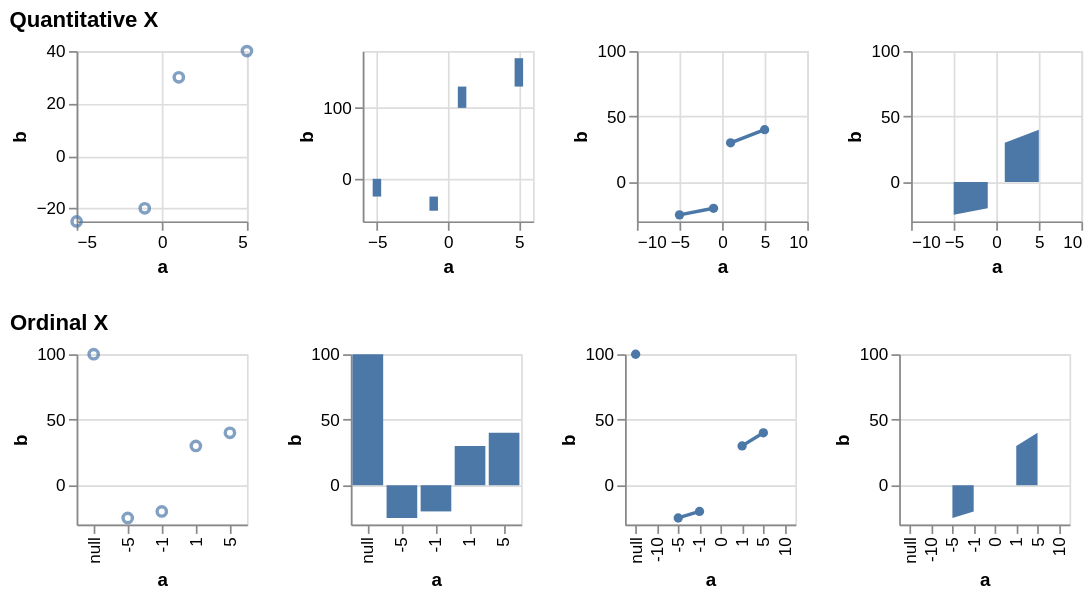

Here is the Vega-Lite specification saved for this chart:
### Vega specification from a JSON file in a GitHub repository (floating-point values rounded to 4 significant figures)
{"$schema": "https://vega.github.io/schema/vega/v6.json", "description": "Testing invalid", "background": "white", "padding": 5, "data": [{"name": "source_0", "values": [{"a": null, "b": 100}, {"a": -10, "b": null}, {"a": -5, "b": -25}, {"a": -1, "b": -20}, {"a": 0, "b": null}, {"a": 1, "b": 30}, {"a": 5, "b": 40}, {"a": 10, "b": null}]}, {"name": "data_0", "source": "source_0", "transform": [{"type": "formula", "expr": "toNumber(datum[\"a\"])", "as": "a"}]}, {"name": "data_2", "source": "data_0", "transform": [{"type": "filter", "expr": "isValid(datum[\"a\"]) && isFinite(+datum[\"a\"]) && isValid(datum[\"b\"]) && isFinite(+datum[\"b\"])"}]}, {"name": "data_3", "source": "data_0", "transform": [{"type": "stack", "groupby": [], "field": "b", "sort": {"field": [], "order": []}, "as": ["b_start", "b_end"], "offset": "zero"}, {"type": "filter", "expr": "isValid(datum[\"a\"]) && isFinite(+datum[\"a\"]) && isValid(datum[\"b\"]) && isFinite(+datum[\"b\"])"}]}, {"name": "data_4", "source": "data_0", "transform": [{"type": "impute", "field": "b", "groupby": [], "key": "a", "method": "value", "value": 0}, {"type": "stack", "groupby": ["a"], "field": "b", "sort": {"field": [], "order": []}, "as": ["b_start", "b_end"], "offset": "zero"}]}, {"name": "data_5", "source": "data_0", "transform": [{"type": "filter", "expr": "isValid(datum[\"b\"]) && isFinite(+datum[\"b\"])"}]}, {"name": "data_6", "source": "data_0", "transform": [{"type": "stack", "groupby": ["a"], "field": "b", "sort": {"field": [], "order": []}, "as": ["b_start", "b_end"], "offset": "zero"}, {"type": "filter", "expr": "isValid(datum[\"b\"]) && isFinite(+datum[\"b\"])"}]}, {"name": "data_7", "source": "data_0", "transform": [{"type": "impute", "field": "b", "groupby": [], "key": "a", "method": "value", "value": 0}, {"type": "stack", "groupby": ["a"], "field": "b", "sort": {"field": [], "order": []}, "as": ["b_start", "b_end"], "offset": "zero"}]}], "signals": [{"name": "childHeight", "value": 100}, {"name": "concat_0_childWidth", "value": 100}, {"name": "concat_1_childWidth", "value": 100}], "layout": {"padding": 20, "columns": 1, "bounds": "full", "align": "each"}, "marks": [{"type": "group", "name": "concat_0_group", "title": {"text": "Quantitative X", "anchor": "start"}, "layout": {"padding": 20, "bounds": "full", "align": "each"}, "marks": [{"type": "group", "name": "concat_0_concat_0_group", "style": "cell", "encode": {"update": {"width": {"signal": "concat_0_childWidth"}, "height": {"signal": "childHeight"}}}, "marks": [{"name": "concat_0_concat_0_marks", "type": "symbol", "style": ["point"], "from": {"data": "data_2"}, "encode": {"update": {"opacity": {"value": 0.7}, "fill": {"value": "transparent"}, "stroke": {"value": "#4c78a8"}, "tooltip": {"signal": "{\"a\": format(datum[\"a\"], \"\"), \"b\": format(datum[\"b\"], \"\")}"}, "ariaRoleDescription": {"value": "point"}, "description": {"signal": "\"a: \" + (format(datum[\"a\"], \"\")) + \"; b: \" + (format(datum[\"b\"], \"\"))"}, "x": {"scale": "concat_0_concat_0_x", "field": "a"}, "y": {"scale": "concat_0_concat_0_y", "field": "b"}}}}], "axes": [{"scale": "concat_0_concat_0_x", "orient": "bottom", "gridScale": "concat_0_concat_0_y", "grid": true, "tickCount": {"signal": "ceil(concat_0_childWidth/40)"}, "domain": false, "labels": false, "aria": false, "maxExtent": 0, "minExtent": 0, "ticks": false, "zindex": 0}, {"scale": "concat_0_concat_0_y", "orient": "left", "gridScale": "concat_0_concat_0_x", "grid": true, "tickCount": {"signal": "ceil(childHeight/40)"}, "domain": false, "labels": false, "aria": false, "maxExtent": 0, "minExtent": 0, "ticks": false, "zindex": 0}, {"scale": "concat_0_concat_0_x", "orient": "bottom", "grid": false, "title": "a", "labelFlush": true, "labelOverlap": true, "tickCount": {"signal": "ceil(concat_0_childWidth/40)"}, "zindex": 0}, {"scale": "concat_0_concat_0_y", "orient": "left", "grid": false, "title": "b", "labelOverlap": true, "tickCount": {"signal": "ceil(childHeight/40)"}, "zindex": 0}]}, {"type": "group", "name": "concat_0_concat_1_group", "style": "cell", "encode": {"update": {"width": {"signal": "concat_0_childWidth"}, "height": {"signal": "childHeight"}}}, "marks": [{"name": "concat_0_concat_1_marks", "type": "rect", "style": ["bar"], "from": {"data": "data_3"}, "encode": {"update": {"fill": {"value": "#4c78a8"}, "tooltip": {"signal": "{\"a\": format(datum[\"a\"], \"\"), \"b\": format(datum[\"b\"], \"\")}"}, "ariaRoleDescription": {"value": "bar"}, "description": {"signal": "\"a: \" + (format(datum[\"a\"], \"\")) + \"; b: \" + (format(datum[\"b\"], \"\"))"}, "xc": {"scale": "concat_0_concat_1_x", "field": "a"}, "width": {"value": 5}, "y": {"scale": "concat_0_concat_1_y", "field": "b_end"}, "y2": {"scale": "concat_0_concat_1_y", "field": "b_start"}}}}], "axes": [{"scale": "concat_0_concat_1_x", "orient": "bottom", "gridScale": "concat_0_concat_1_y", "grid": true, "tickCount": {"signal": "ceil(concat_0_childWidth/40)"}, "domain": false, "labels": false, "aria": false, "maxExtent": 0, "minExtent": 0, "ticks": false, "zindex": 0}, {"scale": "concat_0_concat_1_y", "orient": "left", "gridScale": "concat_0_concat_1_x", "grid": true, "tickCount": {"signal": "ceil(childHeight/40)"}, "domain": false, "labels": false, "aria": false, "maxExtent": 0, "minExtent": 0, "ticks": false, "zindex": 0}, {"scale": "concat_0_concat_1_x", "orient": "bottom", "grid": false, "title": "a", "labelFlush": true, "labelOverlap": true, "tickCount": {"signal": "ceil(concat_0_childWidth/40)"}, "zindex": 0}, {"scale": "concat_0_concat_1_y", "orient": "left", "grid": false, "title": "b", "labelOverlap": true, "tickCount": {"signal": "ceil(childHeight/40)"}, "zindex": 0}]}, {"type": "group", "name": "concat_0_concat_2_group", "style": "cell", "encode": {"update": {"width": {"signal": "concat_0_childWidth"}, "height": {"signal": "childHeight"}}}, "marks": [{"name": "concat_0_concat_2_layer_0_marks", "type": "line", "style": ["line"], "sort": {"field": "x"}, "from": {"data": "data_0"}, "encode": {"update": {"stroke": {"value": "#4c78a8"}, "tooltip": {"signal": "{\"a\": format(datum[\"a\"], \"\"), \"b\": format(datum[\"b\"], \"\")}"}, "description": {"signal": "\"a: \" + (format(datum[\"a\"], \"\")) + \"; b: \" + (format(datum[\"b\"], \"\"))"}, "x": {"scale": "concat_0_concat_2_x", "field": "a"}, "y": {"scale": "concat_0_concat_2_y", "field": "b"}, "defined": {"signal": "isValid(datum[\"a\"]) && isFinite(+datum[\"a\"]) && isValid(datum[\"b\"]) && isFinite(+datum[\"b\"])"}}}}, {"name": "concat_0_concat_2_layer_1_marks", "type": "symbol", "style": ["point"], "from": {"data": "data_2"}, "encode": {"update": {"opacity": {"value": 1}, "fill": {"value": "#4c78a8"}, "tooltip": {"signal": "{\"a\": format(datum[\"a\"], \"\"), \"b\": format(datum[\"b\"], \"\")}"}, "ariaRoleDescription": {"value": "point"}, "description": {"signal": "\"a: \" + (format(datum[\"a\"], \"\")) + \"; b: \" + (format(datum[\"b\"], \"\"))"}, "x": {"scale": "concat_0_concat_2_x", "field": "a"}, "y": {"scale": "concat_0_concat_2_y", "field": "b"}}}}], "axes": [{"scale": "concat_0_concat_2_x", "orient": "bottom", "gridScale": "concat_0_concat_2_y", "grid": true, "tickCount": {"signal": "ceil(concat_0_childWidth/40)"}, "domain": false, "labels": false, "aria": false, "maxExtent": 0, "minExtent": 0, "ticks": false, "zindex": 0}, {"scale": "concat_0_concat_2_y", "orient": "left", "gridScale": "concat_0_concat_2_x", "grid": true, "tickCount": {"signal": "ceil(childHeight/40)"}, "domain": false, "labels": false, "aria": false, "maxExtent": 0, "minExtent": 0, "ticks": false, "zindex": 0}, {"scale": "concat_0_concat_2_x", "orient": "bottom", "grid": false, "title": "a", "labelFlush": true, "labelOverlap": true, "tickCount": {"signal": "ceil(concat_0_childWidth/40)"}, "zindex": 0}, {"scale": "concat_0_concat_2_y", "orient": "left", "grid": false, "title": "b", "labelOverlap": true, "tickCount": {"signal": "ceil(childHeight/40)"}, "zindex": 0}]}, {"type": "group", "name": "concat_0_concat_3_group", "style": "cell", "encode": {"update": {"width": {"signal": "concat_0_childWidth"}, "height": {"signal": "childHeight"}}}, "marks": [{"name": "concat_0_concat_3_marks", "type": "area", "style": ["area"], "sort": {"field": "x"}, "from": {"data": "data_4"}, "encode": {"update": {"orient": {"value": "vertical"}, "fill": {"value": "#4c78a8"}, "tooltip": {"signal": "{\"a\": format(datum[\"a\"], \"\"), \"b\": format(datum[\"b\"], \"\")}"}, "description": {"signal": "\"a: \" + (format(datum[\"a\"], \"\")) + \"; b: \" + (format(datum[\"b\"], \"\"))"}, "x": {"scale": "concat_0_concat_3_x", "field": "a"}, "y": {"scale": "concat_0_concat_3_y", "field": "b_end"}, "y2": {"scale": "concat_0_concat_3_y", "field": "b_start"}, "defined": {"signal": "isValid(datum[\"a\"]) && isFinite(+datum[\"a\"]) && isValid(datum[\"b\"]) && isFinite(+datum[\"b\"])"}}}}], "axes": [{"scale": "concat_0_concat_3_x", "orient": "bottom", "gridScale": "concat_0_concat_3_y", "grid": true, "tickCount": {"signal": "ceil(concat_0_childWidth/40)"}, "domain": false, "labels": false, "aria": false, "maxExtent": 0, "minExtent": 0, "ticks": false, "zindex": 0}, {"scale": "concat_0_concat_3_y", "orient": "left", "gridScale": "concat_0_concat_3_x", "grid": true, "tickCount": {"signal": "ceil(childHeight/40)"}, "domain": false, "labels": false, "aria": false, "maxExtent": 0, "minExtent": 0, "ticks": false, "zindex": 0}, {"scale": "concat_0_concat_3_x", "orient": "bottom", "grid": false, "title": "a", "labelFlush": true, "labelOverlap": true, "tickCount": {"signal": "ceil(concat_0_childWidth/40)"}, "zindex": 0}, {"scale": "concat_0_concat_3_y", "orient": "left", "grid": false, "title": "b", "labelOverlap": true, "tickCount": {"signal": "ceil(childHeight/40)"}, "zindex": 0}]}]}, {"type": "group", "name": "concat_1_group", "title": {"text": "Ordinal X", "anchor": "start"}, "layout": {"padding": 20, "bounds": "full", "align": "each"}, "marks": [{"type": "group", "name": "concat_1_concat_0_group", "style": "cell", "encode": {"update": {"width": {"signal": "concat_1_childWidth"}, "height": {"signal": "childHeight"}}}, "marks": [{"name": "concat_1_concat_0_marks", "type": "symbol", "style": ["point"], "from": {"data": "data_5"}, "encode": {"update": {"opacity": {"value": 0.7}, "fill": {"value": "transparent"}, "stroke": {"value": "#4c78a8"}, "tooltip": {"signal": "{\"a\": isValid(datum[\"a\"]) ? datum[\"a\"] : \"\"+datum[\"a\"], \"b\": format(datum[\"b\"], \"\")}"}, "ariaRoleDescription": {"value": "point"}, "description": {"signal": "\"a: \" + (isValid(datum[\"a\"]) ? datum[\"a\"] : \"\"+datum[\"a\"]) + \"; b: \" + (format(datum[\"b\"], \"\"))"}, "x": {"scale": "concat_1_concat_0_x", "field": "a"}, "y": {"scale": "concat_1_concat_0_y", "field": "b"}}}}], "axes": [{"scale": "concat_1_concat_0_y", "orient": "left", "gridScale": "concat_1_concat_0_x", "grid": true, "tickCount": {"signal": "ceil(childHeight/40)"}, "domain": false, "labels": false, "aria": false, "maxExtent": 0, "minExtent": 0, "ticks": false, "zindex": 0}, {"scale": "concat_1_concat_0_x", "orient": "bottom", "grid": false, "title": "a", "labelAlign": "right", "labelAngle": 270, "labelBaseline": "middle", "zindex": 0}, {"scale": "concat_1_concat_0_y", "orient": "left", "grid": false, "title": "b", "labelOverlap": true, "tickCount": {"signal": "ceil(childHeight/40)"}, "zindex": 0}]}, {"type": "group", "name": "concat_1_concat_1_group", "style": "cell", "encode": {"update": {"width": {"signal": "concat_1_childWidth"}, "height": {"signal": "childHeight"}}}, "marks": [{"name": "concat_1_concat_1_marks", "type": "rect", "style": ["bar"], "from": {"data": "data_6"}, "encode": {"update": {"fill": {"value": "#4c78a8"}, "tooltip": {"signal": "{\"a\": isValid(datum[\"a\"]) ? datum[\"a\"] : \"\"+datum[\"a\"], \"b\": format(datum[\"b\"], \"\")}"}, "ariaRoleDescription": {"value": "bar"}, "description": {"signal": "\"a: \" + (isValid(datum[\"a\"]) ? datum[\"a\"] : \"\"+datum[\"a\"]) + \"; b: \" + (format(datum[\"b\"], \"\"))"}, "x": {"scale": "concat_1_concat_1_x", "field": "a"}, "width": {"signal": "max(0.25, bandwidth('concat_1_concat_1_x'))"}, "y": {"scale": "concat_1_concat_1_y", "field": "b_end"}, "y2": {"scale": "concat_1_concat_1_y", "field": "b_start"}}}}], "axes": [{"scale": "concat_1_concat_1_y", "orient": "left", "gridScale": "concat_1_concat_1_x", "grid": true, "tickCount": {"signal": "ceil(childHeight/40)"}, "domain": false, "labels": false, "aria": false, "maxExtent": 0, "minExtent": 0, "ticks": false, "zindex": 0}, {"scale": "concat_1_concat_1_x", "orient": "bottom", "grid": false, "title": "a", "labelAlign": "right", "labelAngle": 270, "labelBaseline": "middle", "zindex": 0}, {"scale": "concat_1_concat_1_y", "orient": "left", "grid": false, "title": "b", "labelOverlap": true, "tickCount": {"signal": "ceil(childHeight/40)"}, "zindex": 0}]}, {"type": "group", "name": "concat_1_concat_2_group", "style": "cell", "encode": {"update": {"width": {"signal": "concat_1_childWidth"}, "height": {"signal": "childHeight"}}}, "marks": [{"name": "concat_1_concat_2_layer_0_marks", "type": "line", "style": ["line"], "sort": {"field": "x"}, "from": {"data": "data_0"}, "encode": {"update": {"stroke": {"value": "#4c78a8"}, "tooltip": {"signal": "{\"a\": isValid(datum[\"a\"]) ? datum[\"a\"] : \"\"+datum[\"a\"], \"b\": format(datum[\"b\"], \"\")}"}, "description": {"signal": "\"a: \" + (isValid(datum[\"a\"]) ? datum[\"a\"] : \"\"+datum[\"a\"]) + \"; b: \" + (format(datum[\"b\"], \"\"))"}, "x": {"scale": "concat_1_concat_2_x", "field": "a"}, "y": {"scale": "concat_1_concat_2_y", "field": "b"}, "defined": {"signal": "isValid(datum[\"b\"]) && isFinite(+datum[\"b\"])"}}}}, {"name": "concat_1_concat_2_layer_1_marks", "type": "symbol", "style": ["point"], "from": {"data": "data_5"}, "encode": {"update": {"opacity": {"value": 1}, "fill": {"value": "#4c78a8"}, "tooltip": {"signal": "{\"a\": isValid(datum[\"a\"]) ? datum[\"a\"] : \"\"+datum[\"a\"], \"b\": format(datum[\"b\"], \"\")}"}, "ariaRoleDescription": {"value": "point"}, "description": {"signal": "\"a: \" + (isValid(datum[\"a\"]) ? datum[\"a\"] : \"\"+datum[\"a\"]) + \"; b: \" + (format(datum[\"b\"], \"\"))"}, "x": {"scale": "concat_1_concat_2_x", "field": "a"}, "y": {"scale": "concat_1_concat_2_y", "field": "b"}}}}], "axes": [{"scale": "concat_1_concat_2_y", "orient": "left", "gridScale": "concat_1_concat_2_x", "grid": true, "tickCount": {"signal": "ceil(childHeight/40)"}, "domain": false, "labels": false, "aria": false, "maxExtent": 0, "minExtent": 0, "ticks": false, "zindex": 0}, {"scale": "concat_1_concat_2_x", "orient": "bottom", "grid": false, "title": "a", "labelAlign": "right", "labelAngle": 270, "labelBaseline": "middle", "zindex": 0}, {"scale": "concat_1_concat_2_y", "orient": "left", "grid": false, "title": "b", "labelOverlap": true, "tickCount": {"signal": "ceil(childHeight/40)"}, "zindex": 0}]}, {"type": "group", "name": "concat_1_concat_3_group", "style": "cell", "encode": {"update": {"width": {"signal": "concat_1_childWidth"}, "height": {"signal": "childHeight"}}}, "marks": [{"name": "concat_1_concat_3_marks", "type": "area", "style": ["area"], "sort": {"field": "x"}, "from": {"data": "data_7"}, "encode": {"update": {"orient": {"value": "vertical"}, "fill": {"value": "#4c78a8"}, "tooltip": {"signal": "{\"a\": isValid(datum[\"a\"]) ? datum[\"a\"] : \"\"+datum[\"a\"], \"b\": format(datum[\"b\"], \"\")}"}, "description": {"signal": "\"a: \" + (isValid(datum[\"a\"]) ? datum[\"a\"] : \"\"+datum[\"a\"]) + \"; b: \" + (format(datum[\"b\"], \"\"))"}, "x": {"scale": "concat_1_concat_3_x", "field": "a"}, "y": {"scale": "concat_1_concat_3_y", "field": "b_end"}, "y2": {"scale": "concat_1_concat_3_y", "field": "b_start"}, "defined": {"signal": "isValid(datum[\"b\"]) && isFinite(+datum[\"b\"])"}}}}], "axes": [{"scale": "concat_1_concat_3_y", "orient": "left", "gridScale": "concat_1_concat_3_x", "grid": true, "tickCount": {"signal": "ceil(childHeight/40)"}, "domain": false, "labels": false, "aria": false, "maxExtent": 0, "minExtent": 0, "ticks": false, "zindex": 0}, {"scale": "concat_1_concat_3_x", "orient": "bottom", "grid": false, "title": "a", "labelAlign": "right", "labelAngle": 270, "labelBaseline": "middle", "zindex": 0}, {"scale": "concat_1_concat_3_y", "orient": "left", "grid": false, "title": "b", "labelOverlap": true, "tickCount": {"signal": "ceil(childHeight/40)"}, "zindex": 0}]}]}], "scales": [{"name": "concat_0_concat_0_x", "type": "linear", "domain": {"data": "data_2", "field": "a"}, "range": [0, {"signal": "concat_0_childWidth"}], "nice": true, "zero": true}, {"name": "concat_0_concat_0_y", "type": "linear", "domain": {"data": "data_2", "field": "b"}, "range": [{"signal": "childHeight"}, 0], "nice": true, "zero": true}, {"name": "concat_0_concat_1_x", "type": "linear", "domain": {"data": "data_3", "field": "a"}, "range": [0, {"signal": "concat_0_childWidth"}], "nice": true, "zero": false, "padding": 5}, {"name": "concat_0_concat_1_y", "type": "linear", "domain": {"data": "data_3", "fields": ["b_start", "b_end"]}, "range": [{"signal": "childHeight"}, 0], "nice": true, "zero": true}, {"name": "concat_0_concat_2_x", "type": "linear", "domain": {"fields": [{"data": "data_0", "field": "a"}, {"data": "data_2", "field": "a"}]}, "range": [0, {"signal": "concat_0_childWidth"}], "nice": true, "zero": false}, {"name": "concat_0_concat_2_y", "type": "linear", "domain": {"fields": [{"data": "data_0", "field": "b"}, {"data": "data_2", "field": "b"}]}, "range": [{"signal": "childHeight"}, 0], "nice": true, "zero": true}, {"name": "concat_0_concat_3_x", "type": "linear", "domain": {"data": "data_4", "field": "a"}, "range": [0, {"signal": "concat_0_childWidth"}], "nice": true, "zero": false}, {"name": "concat_0_concat_3_y", "type": "linear", "domain": {"data": "data_4", "fields": ["b_start", "b_end"]}, "range": [{"signal": "childHeight"}, 0], "nice": true, "zero": true}, {"name": "concat_1_concat_0_x", "type": "point", "domain": {"data": "data_5", "field": "a", "sort": true}, "range": [0, {"signal": "concat_1_childWidth"}], "padding": 0.5}, {"name": "concat_1_concat_0_y", "type": "linear", "domain": {"data": "data_5", "field": "b"}, "range": [{"signal": "childHeight"}, 0], "nice": true, "zero": true}, {"name": "concat_1_concat_1_x", "type": "band", "domain": {"data": "data_6", "field": "a", "sort": true}, "range": [0, {"signal": "concat_1_childWidth"}], "paddingInner": 0.1, "paddingOuter": 0.05}, {"name": "concat_1_concat_1_y", "type": "linear", "domain": {"data": "data_6", "fields": ["b_start", "b_end"]}, "range": [{"signal": "childHeight"}, 0], "nice": true, "zero": true}, {"name": "concat_1_concat_2_x", "type": "point", "domain": {"fields": [{"data": "data_0", "field": "a"}, {"data": "data_5", "field": "a"}], "sort": true}, "range": [0, {"signal": "concat_1_childWidth"}], "padding": 0.5}, {"name": "concat_1_concat_2_y", "type": "linear", "domain": {"fields": [{"data": "data_0", "field": "b"}, {"data": "data_5", "field": "b"}]}, "range": [{"signal": "childHeight"}, 0], "nice": true, "zero": true}, {"name": "concat_1_concat_3_x", "type": "point", "domain": {"data": "data_7", "field": "a", "sort": true}, "range": [0, {"signal": "concat_1_childWidth"}], "padding": 0.5}, {"name": "concat_1_concat_3_y", "type": "linear", "domain": {"data": "data_7", "fields": ["b_start", "b_end"]}, "range": [{"signal": "childHeight"}, 0], "nice": true, "zero": true}], "config": {"mark": {"tooltip": true}}}
